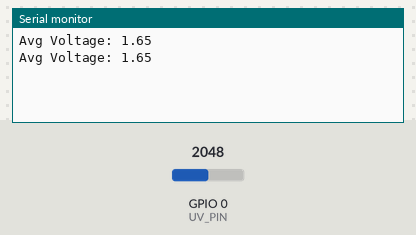
Simulated run of this sketch. Board: ESP32-C3. Parts: the last lines printed to the serial monitor. The inputs (shaded band) are chosen by the test bench; at power-on: GPIO 0 (UV_PIN) = 2048.

Above: at 1.2 s.
1.3 s: GPIO 0 (UV_PIN) set to 2866
At 2.6 s:
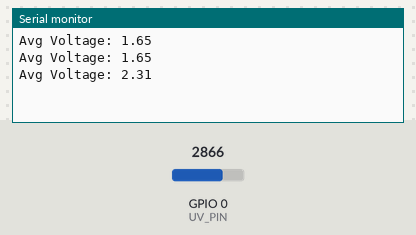
2.8 s: GPIO 0 (UV_PIN) set to 3603
At 3.9 s:
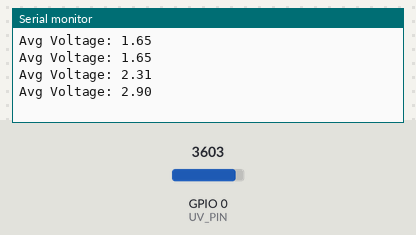
Timing chart, 0 to 5.8 s (numbered marks = the images above; inputs shaded):
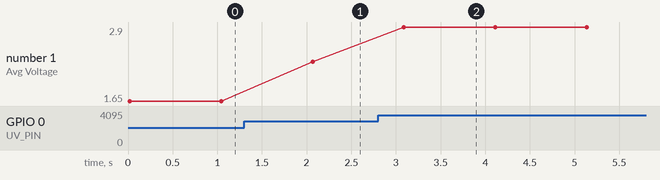

Measured:
- after the input at 1.3 s, the serial monitor: prints a new line after 0.77 s (image 1)
- after the input at 2.8 s, the serial monitor: prints a new line after 0.29 s (image 2)
- plotted number 1: 1.65 → 2.31 after the input at 1.3 s, 2.31 → 2.9 after the input at 2.8 s

The sketch:

UV_stable_reading_test.ino
```cpp
/*
 * UV Stable Reading Test
 *
 * This Arduino sketch is designed to read analog values from a UV sensor connected to pin 0 on an ESP32-C3 SuperMini board.
 * It calculates the average of 20 readings to stabilize the output, converts the raw ADC value to voltage, and prints the average voltage to the serial monitor.
 * The ADC attenuation is set to 11dB for a wider input range up to approximately 3.3V.
 *
 * Hardware Configuration:
 * - Board: ESP32-C3 SuperMini
 * - UV Sensor Pin: GPIO 0 (analog input)
 * - Serial Baud Rate: 115200
 *
 * Functionality:
 * - readAvg(): Reads 20 analog values with a 1ms delay between each, returns the average.
 * - setup(): Initializes serial communication and sets ADC attenuation.
 * - loop(): Continuously reads average voltage and prints it every second.
 *
 * Author: @jpg.py
 * Date: 2026-27-04
 */
#include <Arduino.h>

#define UV_PIN 0

float readAvg() {
  float total = 0;
  for (int i = 0; i < 20; i++) {
    total += analogRead(UV_PIN);
    delay(1);
  }
  return total / 20;
}

void setup() {
  Serial.begin(115200);
  analogSetAttenuation(ADC_11db);
}

void loop() {
  float raw = readAvg();
  float voltage = raw * (3.3 / 4095.0);

  Serial.print("Avg Voltage: ");
  Serial.println(voltage);

  delay(1000);
}
```
